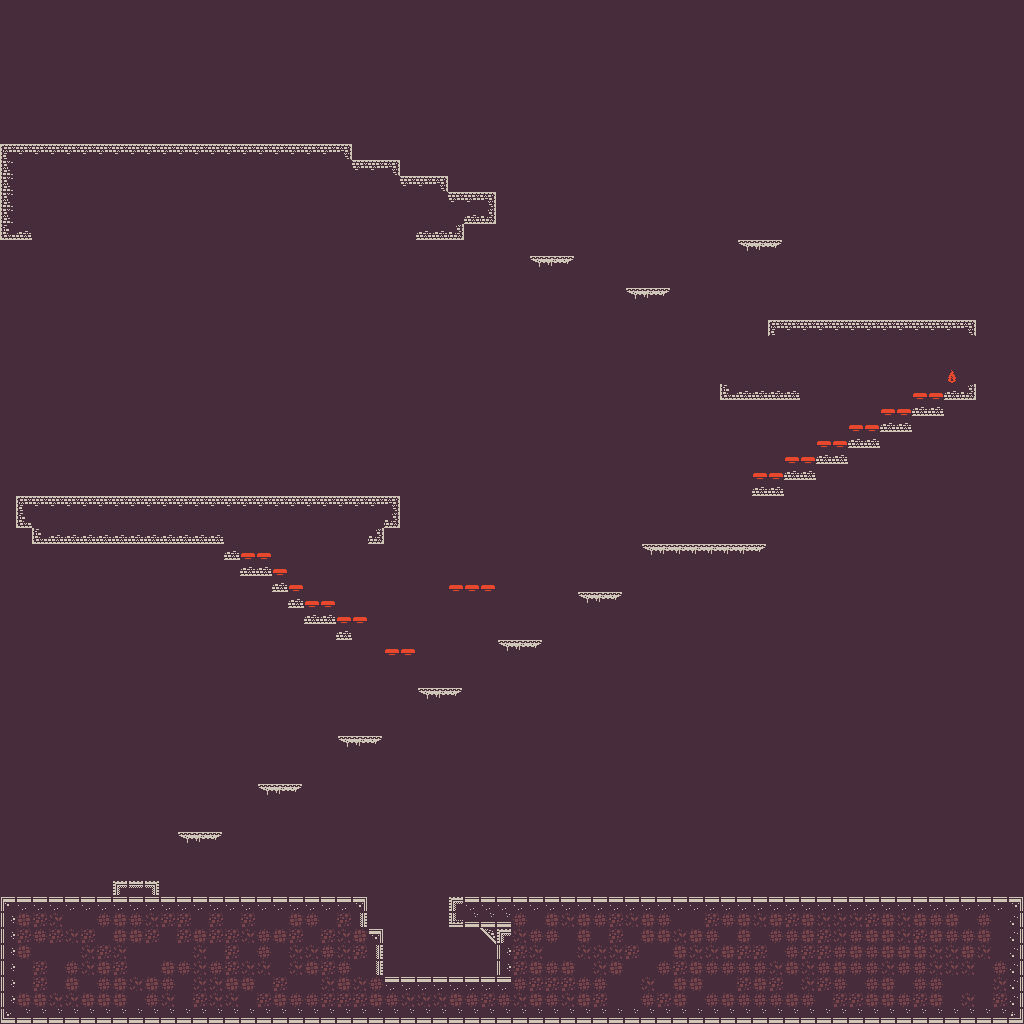

A level layout from a 2D game, rendered from its tile map. Below: a short description, then the map file with tile-grid data replaced by summaries:
An orthogonal 64x64 tile map with 16x16 px tiles, 2 tile layers (background, ground) and 21 objects (5x meat, 5x bun02, 5x bun01, 5x lettuce, player).

<map version="1.2" tiledversion="1.3.4" orientation="orthogonal" renderorder="right-down" width="64" height="64" tilewidth="16" tileheight="16" infinite="0" nextlayerid="7" nextobjectid="65">
 <editorsettings>
  <export target="map01.json" format="json" />
 </editorsettings>
 <tileset firstgid="1" name="colored_packed" tilewidth="16" tileheight="16" tilecount="1056" columns="48">
  <image source="colored_packed.png" width="768" height="352" />
  <tile id="18">
   <properties>
    <property name="collide" type="bool" value="true" />
   </properties>
  </tile>
  <tile id="19">
   <properties>
    <property name="collide" type="bool" value="true" />
   </properties>
  </tile>
  <tile id="20">
   <properties>
    <property name="collide" type="bool" value="true" />
   </properties>
  </tile>
  <tile id="66">
   <properties>
    <property name="collide" type="bool" value="true" />
   </properties>
  </tile>
  <tile id="67">
   <properties>
    <property name="collide" type="bool" value="true" />
   </properties>
  </tile>
  <tile id="68">
   <properties>
    <property name="collide" type="bool" value="true" />
   </properties>
  </tile>
  <tile id="114">
   <properties>
    <property name="collide" type="bool" value="true" />
   </properties>
  </tile>
  <tile id="115">
   <properties>
    <property name="collide" type="bool" value="true" />
   </properties>
  </tile>
  <tile id="116">
   <properties>
    <property name="collide" type="bool" value="true" />
   </properties>
  </tile>
  <tile id="212">
   <properties>
    <property name="collide" type="bool" value="true" />
   </properties>
  </tile>
  <tile id="261">
   <properties>
    <property name="collide" type="bool" value="true" />
   </properties>
  </tile>
  <tile id="262">
   <properties>
    <property name="collide" type="bool" value="true" />
   </properties>
  </tile>
  <tile id="263">
   <properties>
    <property name="collide" type="bool" value="true" />
   </properties>
  </tile>
  <tile id="309">
   <properties>
    <property name="collide" type="bool" value="true" />
   </properties>
  </tile>
  <tile id="310">
   <properties>
    <property name="collide" type="bool" value="true" />
   </properties>
  </tile>
  <tile id="311">
   <properties>
    <property name="collide" type="bool" value="true" />
   </properties>
  </tile>
  <tile id="640">
   <properties>
    <property name="collide" type="bool" value="true" />
   </properties>
  </tile>
  <tile id="641">
   <properties>
    <property name="collide" type="bool" value="true" />
   </properties>
  </tile>
  <tile id="642">
   <properties>
    <property name="collide" type="bool" value="true" />
   </properties>
  </tile>
  <tile id="644">
   <properties>
    <property name="collide" type="bool" value="true" />
   </properties>
  </tile>
  <tile id="688">
   <properties>
    <property name="collide" type="bool" value="true" />
   </properties>
  </tile>
  <tile id="689">
   <properties>
    <property name="collide" type="bool" value="true" />
   </properties>
  </tile>
  <tile id="690">
   <properties>
    <property name="collide" type="bool" value="true" />
   </properties>
  </tile>
  <tile id="730">
   <properties>
    <property name="collide" type="bool" value="true" />
   </properties>
  </tile>
  <tile id="731">
   <properties>
    <property name="collide" type="bool" value="true" />
   </properties>
  </tile>
  <tile id="732">
   <properties>
    <property name="collide" type="bool" value="true" />
   </properties>
  </tile>
  <tile id="736">
   <properties>
    <property name="collide" type="bool" value="true" />
   </properties>
  </tile>
  <tile id="737">
   <properties>
    <property name="collide" type="bool" value="true" />
   </properties>
  </tile>
  <tile id="738">
   <properties>
    <property name="collide" type="bool" value="true" />
   </properties>
  </tile>
  <tile id="784">
   <properties>
    <property name="collide" type="bool" value="true" />
   </properties>
  </tile>
  <tile id="785">
   <properties>
    <property name="collide" type="bool" value="true" />
   </properties>
  </tile>
  <tile id="786">
   <properties>
    <property name="collide" type="bool" value="true" />
   </properties>
  </tile>
  <tile id="832">
   <properties>
    <property name="collide" type="bool" value="false" />
   </properties>
  </tile>
  <tile id="833">
   <properties>
    <property name="collide" type="bool" value="true" />
   </properties>
  </tile>
  <tile id="834">
   <properties>
    <property name="collide" type="bool" value="true" />
   </properties>
  </tile>
  <tile id="880">
   <properties>
    <property name="collide" type="bool" value="true" />
   </properties>
  </tile>
  <tile id="881">
   <properties>
    <property name="collide" type="bool" value="true" />
   </properties>
  </tile>
  <tile id="882">
   <properties>
    <property name="collide" type="bool" value="true" />
   </properties>
  </tile>
 </tileset>
 <layer id="1" name="background" width="64" height="64" locked="1">
  <data>[4096 cells, 4096 non-empty, 1 distinct tile ids]</data>
 </layer>
 <layer id="2" name="ground" width="64" height="64" locked="1">
  <data>[4096 cells, 661 non-empty, 31 distinct tile ids]</data>
 </layer>
 <objectgroup id="3" name="object" visible="0" locked="1">
  <object id="2" name="player" x="215.829" y="895.847">
   <point />
  </object>
  <object id="3" name="meat" gid="947" x="523.081" y="627.34" width="16" height="16" />
  <object id="9" name="bun02" gid="803" x="744.455" y="382.762" width="16" height="16" />
  <object id="10" name="bun01" gid="851" x="308.814" y="124.736" width="16" height="16" />
  <object id="13" name="lettuce" gid="995" x="273.826" y="777.332" width="16" height="16" />
  <object id="14" name="meat" gid="947" x="723.717" y="311.086" width="16" height="16" />
  <object id="15" name="meat" gid="947" x="190.651" y="125.49" width="16" height="16" />
  <object id="16" name="meat" gid="947" x="310.906" y="482.537" width="16" height="16" />
  <object id="17" name="meat" gid="947" x="764.181" y="308.009" width="16" height="16" />
  <object id="18" name="lettuce" gid="995" x="825.761" y="309.737" width="16" height="18.777" />
  <object id="19" name="lettuce" gid="995" x="453.441" y="965.835" width="16" height="16" />
  <object id="20" name="lettuce" gid="995" x="651.413" y="538.619" width="16" height="16" />
  <object id="21" name="lettuce" gid="995" x="473.809" y="881.298" width="23.0028" height="16" />
  <object id="22" name="bun02" gid="803" x="319.182" y="596.937" width="16" height="16" />
  <object id="23" name="bun02" gid="803" x="244.062" y="124.503" width="16" height="16" />
  <object id="24" name="bun02" gid="803" x="245.351" y="549.546" width="16" height="16" />
  <object id="25" name="bun02" gid="803" x="418.726" y="159.336" width="16" height="16" />
  <object id="26" name="bun01" gid="851" x="210.589" y="483.803" width="16" height="16" />
  <object id="27" name="bun01" gid="851" x="780.158" y="383.771" width="16" height="16" />
  <object id="28" name="bun01" gid="851" x="547.672" y="244.699" width="16" height="16" />
  <object id="29" name="bun01" gid="851" x="461.745" y="177.105" width="16" height="22.9425" />
 </objectgroup>
</map>
